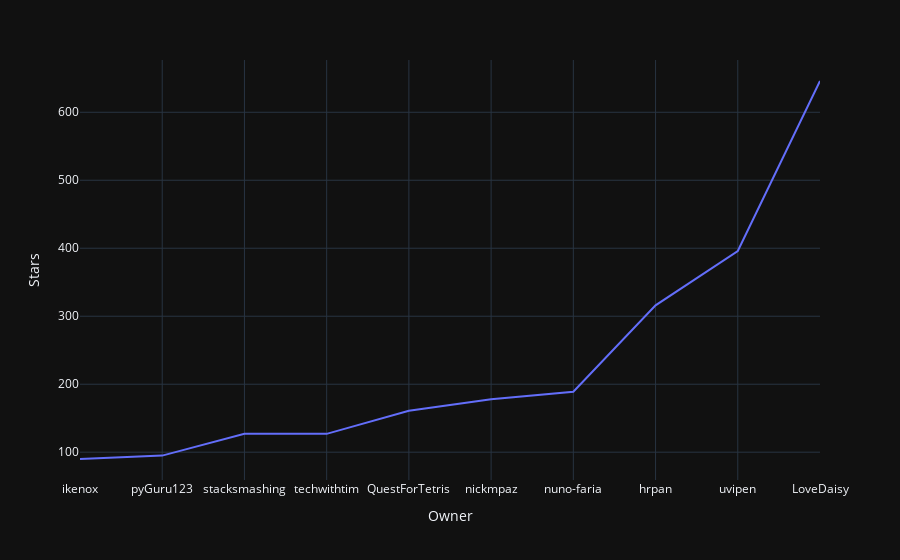

This figure's notebook cell:
### Code cell
fig = sorted_df.plot(x='owner', y='stargazers_count', template='plotly_dark')

fig.update_xaxes(title_text='Owner', autorange="reversed")
fig.update_yaxes(title_text='Stars')

fig.show()

### Figure 1 — Plotly figure (JSON) as saved in the notebook; plotly's stock layout.template omitted (floating-point values rounded to 4 significant figures)
{"data": [{"hovertemplate": "owner=%{x}<br>stargazers_count=%{y}<extra></extra>", "legendgroup": "", "line": {"color": "#636efa", "dash": "solid"}, "marker": {"symbol": "circle"}, "mode": "lines", "name": "", "orientation": "v", "showlegend": false, "type": "scatter", "x": ["LoveDaisy", "uvipen", "hrpan", "nuno-faria", "nickmpaz", "QuestForTetris", "techwithtim", "stacksmashing", "pyGuru123", "ikenox"], "xaxis": "x", "y": [646, 396, 316, 189, 178, 161, 127, 127, 95, 90], "yaxis": "y"}], "layout": {"legend": {"tracegroupgap": 0}, "margin": {"t": 60}, "xaxis": {"anchor": "y", "autorange": "reversed", "domain": [0, 1], "title": {"text": "Owner"}}, "yaxis": {"anchor": "x", "domain": [0, 1], "title": {"text": "Stars"}}}}
